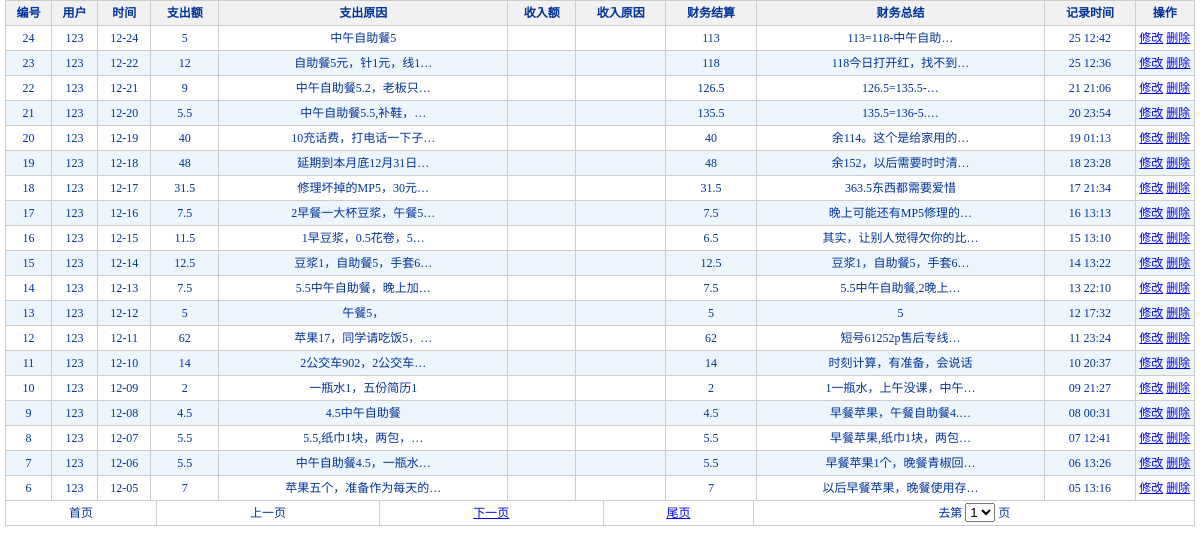
Screenshot of /leetobest/admin/listfinacelog.php (signed in) with the database file from the repository.
### tables this page shows
CREATE TABLE `finacelog` (
  `finacelog_id` int(10) unsigned NOT NULL auto_increment COMMENT '编号',
  `users_id` int(10) unsigned NOT NULL default '0' COMMENT '用户ID',
  `finacelog_payout` float default NULL COMMENT '支出额',
  `finacelog_whypay` varchar(245) default NULL COMMENT '支出原因',
  `finacelog_putin` float default NULL COMMENT '收入额',
  `finacelog_whyput` varchar(245) default NULL COMMENT '收入原因',
  `finacelog_balance` float NOT NULL default '0' COMMENT '财务结算',
  `finacelog_sumup` text COMMENT '财务总结',
  `finacelog_date` varchar(45) NOT NULL default '' COMMENT '时间',
  `finacelog_addtime` varchar(45) NOT NULL default '' COMMENT '记录时间',
  `finacelog_remark1` varchar(45) default NULL,
  `finacelog_remark2` varchar(45) default NULL,
  `finacelog_remark3` varchar(45) default NULL,
  PRIMARY KEY  (`finacelog_id`)
);

CREATE TABLE `users` (
  `users_id` int(10) unsigned NOT NULL auto_increment COMMENT '用户ID',
  `users_account` varchar(100) NOT NULL default '' COMMENT '用户账号',
  `users_password` varchar(100) NOT NULL default '' COMMENT '密码',
  PRIMARY KEY  (`users_id`)
);

### leetobest/include/mysql.php (called while the page is built, shortened)
<?php
   class Mysql{
      function Mysql($dbhost, $dbuser, $dbpw, $dbname = '', $charset = ''){
		 $this->dbhost=$dbhost;
		 $this->dbuser=$dbuser;
		 $this->dbpw=$dbpw;
		 $this->dbname=$dbname;
		 $this->charset=$charset;
	     $this->dblink = mysql_connect($this->dbhost,$this->dbuser,$this->dbpw);
	  }
	  function free_result(&$query){
		 return mysql_free_result($query);
	  }
	  function selectSingle($tablename='',$str1='',$str2='',$str3=''){
		  $sql="SELECT * FROM ".$tablename." WHERE ";
			  $sql=$sql.$str2."='".$str1."'";
		  $res=mysql_query($sql);
		  $row=mysql_fetch_array($res,MYSQL_BOTH);
		  return $row;
	  }
	  function selectCount($tablename='',$arr1=array(),$arr2=array(),$arr3=array()){
		  $sql="SELECT COUNT(0) c FROM ".$tablename." WHERE 1=1";
		  $res=mysql_query($sql);
		  $row=mysql_fetch_array($res,MYSQL_BOTH);
		  $num=$row['c'];
		  return $num;
	  }
	  function selectPage($tablename='',$arr1=array(),$arr2=array(),$arr3=array(),$order_str='',$start=0,$pageSize=1){
		  $sql="SELECT * FROM ".$tablename." WHERE 1=1";
		  if(strlen($order_str)>0){
             $sql=$sql." ORDER BY ".$order_str;
		  }
		  $sql=$sql." LIMIT ".$start.",".$pageSize;
		  $res=mysql_query($sql);
		  $back_arr=array();
		  while($row=mysql_fetch_array($res,MYSQL_BOTH)){
              $back_arr=array_pad($back_arr,count($back_arr)+1,$row);
		  }
		  return $back_arr;
	  }
   }
?>

### leetobest/include/leeutil.php (called while the page is built, shortened)
<?php
	function my_substr($str,$limit_length,$charset,$omit=''){
			$return_str = "";
			$len = mb_strlen($str,$charset);
			if ( $len > $limit_length ){
				 if(strlen($omit)<=0){
					  $omit = "&hellip;";
				 }
			}else{
				  $limit_length = $len;
				  $omit='';
			}
			for ($i = 0; $i < $limit_length; $i++){
					$curr_char = mb_substr($str,$i,1,$charset);
					$return_str .= $curr_char;
			}
			return $return_str.$omit;
	}
?>

### leetobest/admin/listfinacelog.php (the view, shortened to what this page needs)
<?php
	 include_once('../include/leeutil.php');
	 include_once('../include/mysql.php');
	 $pageNo=@trim($pageNo);
	 if(empty($pageNo)){
		$pageNo=1;
	 }else{
		$pageNo=(int)$pageNo;
		if($pageNo<=0){
			 $pageNo=1;
		}
	 }
	 $pageSize=@trim($pageSize);
	 if(empty($pageSize)){
		$pageSize=19;
	 }else{
		$pageSize=(int)$pageSize;
		if($pageSize<=0){
			$pageSize=19;
		}
	}
?>
<!DOCTYPE html PUBLIC "-//W3C//DTD XHTML 1.0 Transitional//EN" "http://www.w3.org/TR/xhtml1/DTD/xhtml1-transitional.dtd">
<html xmlns="http://www.w3.org/1999/xhtml">
<head>
<link href="style/index.css" type=text/css rel=stylesheet />
</head>
<body>
<table border="0" cellpadding="0" cellspacing="0" class="list_table">
  <tr>
    <td><table border="0" cellpadding="0" cellspacing="0" class="list_table_main">
        <tr>
          <th>编号</th>
		  <th>用户</th>
		  <th>时间</th>
		  <th>支出额</th>
		  <th>支出原因</th>
		  <th>收入额</th>
		  <th>收入原因</th>
		  <th>财务结算</th>
		  <th>财务总结</th>
		  <th>记录时间</th>
          <th width='5%'>操作</th>
        </tr>
		<?php
			$db = new Mysql(DB_HOST,DB_USER,DB_PW,DB_NAME,DB_CHARSET);
		    $totalRecord=$db->selectCount('finacelog');
			$totalPage=ceil($totalRecord / $pageSize);
		    $start=($pageNo-1)*$pageSize;
			$back_arr=$db->selectPage('finacelog',array(),array(),array(),'finacelog_date desc',$start,$pageSize);
			for($i=0;$i<count($back_arr);$i++){
		?>
		<tr>
		   <td><?php echo @empty($back_arr[$i]['finacelog_id'])?'0':$back_arr[$i]['finacelog_id']?></td>
		   <td><?php
				$users_account=$db->selectSingle("users",$back_arr[$i]['users_id'],"users_id","INTEGER");
				echo @empty($users_account['users_account'])?'':$users_account['users_account'];?></td>
		   <td title='<?php echo @empty($back_arr[$i]['finacelog_date'])?'':$back_arr[$i]['finacelog_date'];?>'><?php echo @empty($back_arr[$i]['finacelog_date'])?'':substr($back_arr[$i]['finacelog_date'],5,10);?></td>
		   <td><?php echo @empty($back_arr[$i]['finacelog_payout'])?'':$back_arr[$i]['finacelog_payout']?></td>
		   <td title='<?php echo @empty($back_arr[$i]['finacelog_whypay'])?'':$back_arr[$i]['finacelog_whypay']?>'><?php echo @empty($back_arr[$i]['finacelog_whypay'])?'':my_substr($back_arr[$i]['finacelog_whypay'],12,'UTF-8')?></td>
		   <td><?php echo @empty($back_arr[$i]['finacelog_putin'])?'':$back_arr[$i]['finacelog_putin']?></td>
		   <td title='<?php echo @empty($back_arr[$i]['finacelog_whyput'])?'':$back_arr[$i]['finacelog_whyput']?>'><?php echo @empty($back_arr[$i]['finacelog_whyput'])?'':my_substr($back_arr[$i]['finacelog_whyput'],12,'UTF-8')?></td>
		   <td><?php echo @empty($back_arr[$i]['finacelog_balance'])?'':$back_arr[$i]['finacelog_balance']?></td>
		   <td title='<?php echo @empty($back_arr[$i]['finacelog_sumup'])?'':$back_arr[$i]['finacelog_sumup']?>'><?php echo @empty($back_arr[$i]['finacelog_sumup'])?'':my_substr($back_arr[$i]['finacelog_sumup'],12,'UTF-8')?></td>
		   <td title='<?php echo @empty($back_arr[$i]['finacelog_addtime'])?'':$back_arr[$i]['finacelog_addtime']?>'><?php echo @empty($back_arr[$i]['finacelog_addtime'])?'':substr($back_arr[$i]['finacelog_addtime'],8,-3)?></td>
		   <td>
		       <a href="editfinacelog.php?finacelog_id=<?php echo @empty($back_arr[$i]['finacelog_id'])?'0':$back_arr[$i]['finacelog_id'];?>&pageNo=<?php echo $pageNo; ?>">修改</a>
               <a href="../control/finacelog.php?method=delete&finacelog_id=<?php echo @empty($back_arr[$i]['finacelog_id'])?'0':$back_arr[$i]['finacelog_id'];?>&pageNo=<?php echo $pageNo; ?>&pageSize=<?php echo $pageSize; ?>">删除</a>
		   </td>
		</tr>
		<?php
			}
		?>
      </table></td>
  </tr>
  <?php
      if($totalPage>1){
  ?>
  <td><table border="0" cellpadding="0" cellspacing="0" class="fenye">
        <tr>
		  <?php
	         if($pageNo<=1){
	      ?>
          <td>首页</td>
          <td>上一页</td>
		  <?php
             }else{
		  ?>
		  <td><a href="listfinacelog.php?pageSize=<?php echo $pageSize; ?>&pageNo=1">首页</a></td>
          <td><a href="listfinacelog.php?pageSize=<?php echo $pageSize; ?>&pageNo=<?php echo $pageNo<=1?1:($pageNo-1);?>">上一页</a></td>
		  <?php
			 }
	      ?>
		  <?php
		      if($pageNo>=$totalPage){
		  ?>
		  <td>下一页</td>
		  <td>尾页</td>
		  <?php
		      }else{
		  ?>
		  <td><a href="listfinacelog.php?pageSize=<?php echo $pageSize; ?>&pageNo=<?php echo $pageNo>=$totalPage?$totalPage:($pageNo+1) ?>">下一页</a></td>
          <td><a href="listfinacelog.php?pageSize=<?php echo $pageSize; ?>&pageNo=<?php echo $totalPage; ?>">尾页</a></td>
		  <?php
			  }
		  ?>
          <td>去第
            <select onChange="goto();" id="pageNo" name="pageNo">
			  <?php
			      for($i=1;$i<=$totalPage;$i++){
			  	  if($i==$pageNo){
			  ?>
			  <option value="<?php echo $i ?>" selected='true'><?php echo $i ?></option>
			  <?php	  }else{
			  ?>
			  <option value="<?php echo $i ?>"><?php echo $i ?></option>
			  <?php
		              }
				  }
			  ?>
            </select>
            页</td>
        </tr>
      </table></td>
  <?php
	  }
  ?>
</table>
</body>
</html>

### leetobest/admin/style/index.css (style rules this page uses)
* { margin: 0px; padding: 0px; }
body { margin:0; padding:0; text-align:left; font-size:14px; color:#00f; background:#fff; }
table { margin:10px 0 0 10px; border-collapse: collapse; font-size:12px; font-family:"宋体"; }
th { border: 1px solid #cccccc; height:24px; }
td { border: 1px solid #cccccc; height:24px; }
.list_table { margin:0; padding:0; width:100%;color:#039; border:0; }
.list_table td { padding:0 5px; border:0; }
.list_table_main { margin:0; padding:0; width:100%;color:#039; text-align:center; }
.list_table_main th { margin:0; padding:0;color:#039; border: 1px solid #cccccc; height:24px; line-height:24px; background:#f1f1f1; }
.list_table_main td { margin:0; padding:0;color:#039; border: 1px solid #cccccc; height:24px; line-height:24px; }
.fenye { margin:0; padding:0; width:100%;color:#039; text-align:center; }
.fenye td { margin:0; padding:0; color:#039; border: 1px solid #cccccc; height:24px; line-height:24px; border-top:none; }

### leetobest/admin/listfinacelog.php (style rules this page uses)
tr.alt td { background:#ecf6fc; }

### rows the page displays
finacelog: finacelog_id "24", users.users_account "123", finacelog_date "12-24", finacelog_payout "5", finacelog_whypay "中午自助餐5", finacelog_balance "113", finacelog_sumup "113=118-中午自助…", finacelog_addtime "25 12:42"
finacelog: finacelog_id "23", users.users_account "123", finacelog_date "12-22", finacelog_payout "12", finacelog_whypay "自助餐5元，针1元，线1…", finacelog_balance "118", finacelog_sumup "118今日打开红，找不到…", finacelog_addtime "25 12:36"
finacelog: finacelog_id "22", users.users_account "123", finacelog_date "12-21", finacelog_payout "9", finacelog_whypay "中午自助餐5.2，老板只…", finacelog_balance "126.5", finacelog_sumup "126.5=135.5-…", finacelog_addtime "21 21:06"
finacelog: finacelog_id "21", users.users_account "123", finacelog_date "12-20", finacelog_payout "5.5", finacelog_whypay "中午自助餐5.5,补鞋，…", finacelog_balance "135.5", finacelog_sumup "135.5=136-5.…", finacelog_addtime "20 23:54"
finacelog: finacelog_id "20", users.users_account "123", finacelog_date "12-19", finacelog_payout "40", finacelog_whypay "10充话费，打电话一下子…", finacelog_balance "40", finacelog_sumup "余114。这个是给家用的…", finacelog_addtime "19 01:13"
finacelog: finacelog_id "19", users.users_account "123", finacelog_date "12-18", finacelog_payout "48", finacelog_whypay "延期到本月底12月31日…", finacelog_balance "48", finacelog_sumup "余152，以后需要时时清…", finacelog_addtime "18 23:28"
finacelog: finacelog_id "18", users.users_account "123", finacelog_date "12-17", finacelog_payout "31.5", finacelog_whypay "修理坏掉的MP5，30元…", finacelog_balance "31.5", finacelog_sumup "363.5东西都需要爱惜", finacelog_addtime "17 21:34"
finacelog: finacelog_id "17", users.users_account "123", finacelog_date "12-16", finacelog_payout "7.5", finacelog_whypay "2早餐一大杯豆浆，午餐5…", finacelog_balance "7.5", finacelog_sumup "晚上可能还有MP5修理的…", finacelog_addtime "16 13:13"
finacelog: finacelog_id "16", users.users_account "123", finacelog_date "12-15", finacelog_payout "11.5", finacelog_whypay "1早豆浆，0.5花卷，5…", finacelog_balance "6.5", finacelog_sumup "其实，让别人觉得欠你的比…", finacelog_addtime "15 13:10"
finacelog: finacelog_id "15", users.users_account "123", finacelog_date "12-14", finacelog_payout "12.5", finacelog_whypay "豆浆1，自助餐5，手套6…", finacelog_balance "12.5", finacelog_sumup "豆浆1，自助餐5，手套6…", finacelog_addtime "14 13:22"
finacelog: finacelog_id "14", users.users_account "123", finacelog_date "12-13", finacelog_payout "7.5", finacelog_whypay "5.5中午自助餐，晚上加…", finacelog_balance "7.5", finacelog_sumup "5.5中午自助餐,2晚上…", finacelog_addtime "13 22:10"
finacelog: finacelog_id "13", users.users_account "123", finacelog_date "12-12", finacelog_payout "5", finacelog_whypay "午餐5，", finacelog_balance "5", finacelog_sumup "5", finacelog_addtime "12 17:32"
finacelog: finacelog_id "12", users.users_account "123", finacelog_date "12-11", finacelog_payout "62", finacelog_whypay "苹果17，同学请吃饭5，…", finacelog_balance "62", finacelog_sumup "短号61252p售后专线…", finacelog_addtime "11 23:24"
finacelog: finacelog_id "11", users.users_account "123", finacelog_date "12-10", finacelog_payout "14", finacelog_whypay "2公交车902，2公交车…", finacelog_balance "14", finacelog_sumup "时刻计算，有准备，会说话", finacelog_addtime "10 20:37"
finacelog: finacelog_id "10", users.users_account "123", finacelog_date "12-09", finacelog_payout "2", finacelog_whypay "一瓶水1，五份简历1", finacelog_balance "2", finacelog_sumup "1一瓶水，上午没课，中午…", finacelog_addtime "09 21:27"
finacelog: finacelog_id "9", users.users_account "123", finacelog_date "12-08", finacelog_payout "4.5", finacelog_whypay "4.5中午自助餐", finacelog_balance "4.5", finacelog_sumup "早餐苹果，午餐自助餐4.…", finacelog_addtime "08 00:31"
finacelog: finacelog_id "8", users.users_account "123", finacelog_date "12-07", finacelog_payout "5.5", finacelog_whypay "5.5,纸巾1块，两包，…", finacelog_balance "5.5", finacelog_sumup "早餐苹果,纸巾1块，两包…", finacelog_addtime "07 12:41"
finacelog: finacelog_id "7", users.users_account "123", finacelog_date "12-06", finacelog_payout "5.5", finacelog_whypay "中午自助餐4.5，一瓶水…", finacelog_balance "5.5", finacelog_sumup "早餐苹果1个，晚餐青椒回…", finacelog_addtime "06 13:26"
finacelog: finacelog_id "6", users.users_account "123", finacelog_date "12-05", finacelog_payout "7", finacelog_whypay "苹果五个，准备作为每天的…", finacelog_balance "7", finacelog_sumup "以后早餐苹果，晚餐使用存…", finacelog_addtime "05 13:16"

### other values shown
form field pageNo "1"
